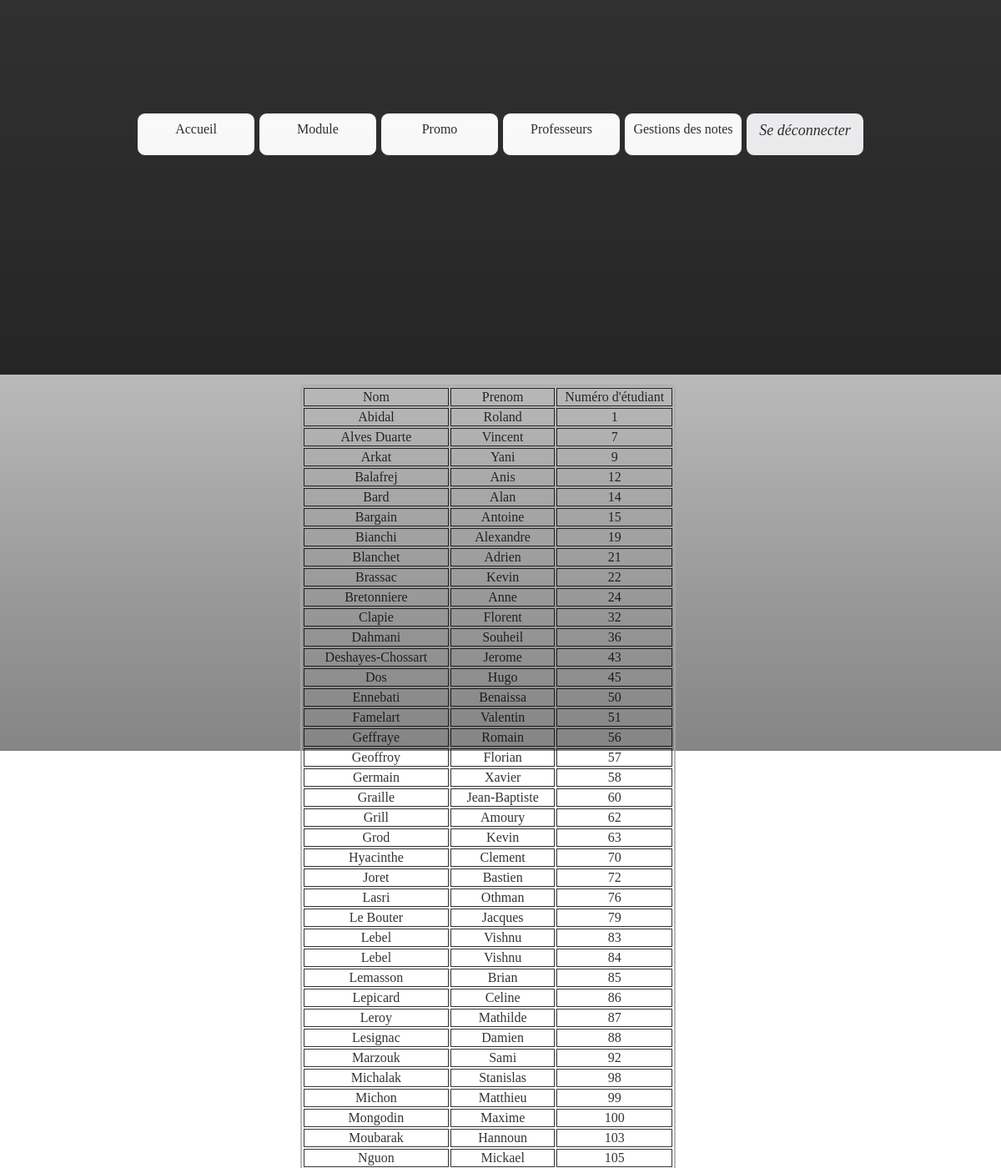
The app's page /index.php?page=promo2 (signed in, upper part) with its own data.
### tables this page shows
CREATE TABLE IF NOT EXISTS `eleve` (
  `numEtudiant` int(10) NOT NULL AUTO_INCREMENT,
  `anneeRedouble` tinyint(1) NOT NULL DEFAULT '0',
  `idPromo` int(2) NOT NULL,
  `idUtil` int(5) NOT NULL,
  PRIMARY KEY (`numEtudiant`)
);

CREATE TABLE IF NOT EXISTS `utilisateur` (
  `idUtil` int(5) NOT NULL AUTO_INCREMENT,
  `login` varchar(30) NOT NULL,
  `pass` varchar(32) NOT NULL,
  `nom` varchar(30) NOT NULL,
  `prenom` varchar(30) NOT NULL,
  `idRole` int(2) NOT NULL,
  PRIMARY KEY (`idUtil`)
);

### fonctions/fonctions.php (called while the page is built, shortened)
<?php
function execReq($req){
	$res = mysql_query($req);
	return $res;
}
?>

### display/CPI2.php (the view, shortened to what this page needs)
<?php
$req='select u.nom nom,u.prenom prenom, u.idUtil idUtil, e.numEtudiant numEtudiant from utilisateur u, eleve e where e.idPromo="2" AND u.idUtil=e.idUtil';
    $res=execReq($req);
    echo'<table>';
    echo'<tr><td>Nom</td><td>Prenom</td><td>Numéro d\'étudiant</td></tr>';
   while($donnee=mysql_fetch_assoc($res))
   {
       if ($donnee['idUtil']==$_SESSION['idUtil']){
                echo'<tr id="perso"><td>'.$donnee['nom'].'</td><td>'.$donnee['prenom'].'</td><td>'.$donnee['numEtudiant'].'</td></tr>';
            }
            else{
                echo'<tr><td>'.$donnee['nom'].'</td><td>'.$donnee['prenom'].'</td><td>'.$donnee['numEtudiant'].'</td></tr>';
            }
   }
   echo'</table>';
?>

### css/design.css (style rules this page uses)
table { border: 2px solid darkgray; border-radius: 6px; margin-top: 1%; margin-left: 30%; width: 450px; }
td { border: 1px solid black; text-align: center; }

### structure/debut.php (style rules this page uses)
body { background: transparent; background-image: url("image/test-2.jpg");background-repeat: no-repeat; background-attachment: fixed;background-size: 100%; opacity: 0.8; }

### records on screen
eleve: idUtil.nom "Abidal", idUtil.prenom "Roland", numEtudiant "1"
eleve: idUtil.nom "Alves Duarte", idUtil.prenom "Vincent", numEtudiant "7"
eleve: idUtil.nom "Arkat", idUtil.prenom "Yani", numEtudiant "9"
eleve: idUtil.nom "Balafrej", idUtil.prenom "Anis", numEtudiant "12"
eleve: idUtil.nom "Bard", idUtil.prenom "Alan", numEtudiant "14"
eleve: idUtil.nom "Bargain", idUtil.prenom "Antoine", numEtudiant "15"
eleve: idUtil.nom "Bianchi", idUtil.prenom "Alexandre", numEtudiant "19"
eleve: idUtil.nom "Blanchet", idUtil.prenom "Adrien", numEtudiant "21"
eleve: idUtil.nom "Brassac", idUtil.prenom "Kevin", numEtudiant "22"
eleve: idUtil.nom "Bretonniere", idUtil.prenom "Anne", numEtudiant "24"
eleve: idUtil.nom "Clapie", idUtil.prenom "Florent", numEtudiant "32"
eleve: idUtil.nom "Dahmani", idUtil.prenom "Souheil", numEtudiant "36"
eleve: idUtil.nom "Deshayes-Chossart", idUtil.prenom "Jerome", numEtudiant "43"
eleve: idUtil.nom "Dos", idUtil.prenom "Hugo", numEtudiant "45"
eleve: idUtil.nom "Ennebati", idUtil.prenom "Benaissa", numEtudiant "50"
eleve: idUtil.nom "Famelart", idUtil.prenom "Valentin", numEtudiant "51"
eleve: idUtil.nom "Geffraye", idUtil.prenom "Romain", numEtudiant "56"
eleve: idUtil.nom "Geoffroy", idUtil.prenom "Florian", numEtudiant "57"
eleve: idUtil.nom "Germain", idUtil.prenom "Xavier", numEtudiant "58"
eleve: idUtil.nom "Graille", idUtil.prenom "Jean-Baptiste", numEtudiant "60"
eleve: idUtil.nom "Grill", idUtil.prenom "Amoury", numEtudiant "62"
eleve: idUtil.nom "Grod", idUtil.prenom "Kevin", numEtudiant "63"
eleve: idUtil.nom "Hyacinthe", idUtil.prenom "Clement", numEtudiant "70"
eleve: idUtil.nom "Joret", idUtil.prenom "Bastien", numEtudiant "72"
eleve: idUtil.nom "Lasri", idUtil.prenom "Othman", numEtudiant "76"
eleve: idUtil.nom "Le Bouter", idUtil.prenom "Jacques", numEtudiant "79"
eleve: idUtil.nom "Lebel", idUtil.prenom "Vishnu", numEtudiant "83"
eleve: idUtil.nom "Lebel", idUtil.prenom "Vishnu", numEtudiant "84"
eleve: idUtil.nom "Lemasson", idUtil.prenom "Brian", numEtudiant "85"
eleve: idUtil.nom "Lepicard", idUtil.prenom "Celine", numEtudiant "86"
eleve: idUtil.nom "Leroy", idUtil.prenom "Mathilde", numEtudiant "87"
eleve: idUtil.nom "Lesignac", idUtil.prenom "Damien", numEtudiant "88"
eleve: idUtil.nom "Marzouk", idUtil.prenom "Sami", numEtudiant "92"
eleve: idUtil.nom "Michalak", idUtil.prenom "Stanislas", numEtudiant "98"
eleve: idUtil.nom "Michon", idUtil.prenom "Matthieu", numEtudiant "99"
eleve: idUtil.nom "Mongodin", idUtil.prenom "Maxime", numEtudiant "100"
eleve: idUtil.nom "Moubarak", idUtil.prenom "Hannoun", numEtudiant "103"
eleve: idUtil.nom "Nguon", idUtil.prenom "Mickael", numEtudiant "105"
